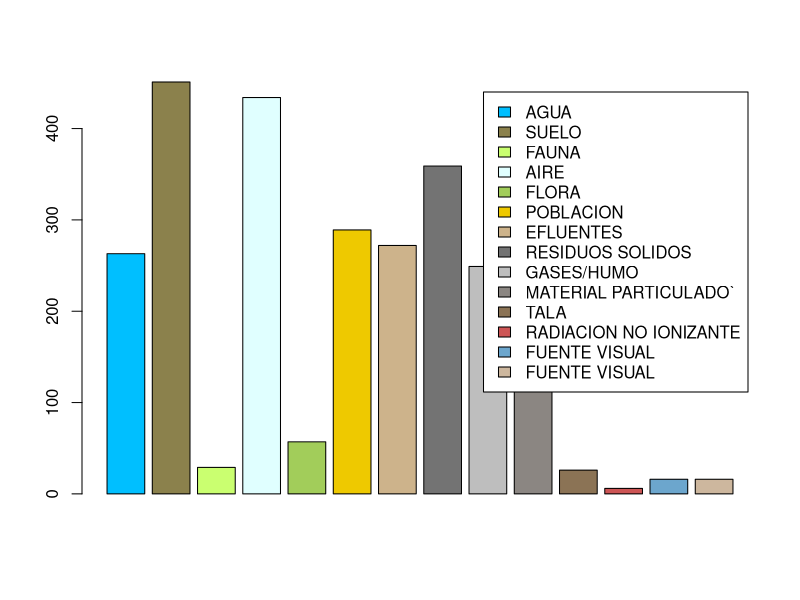
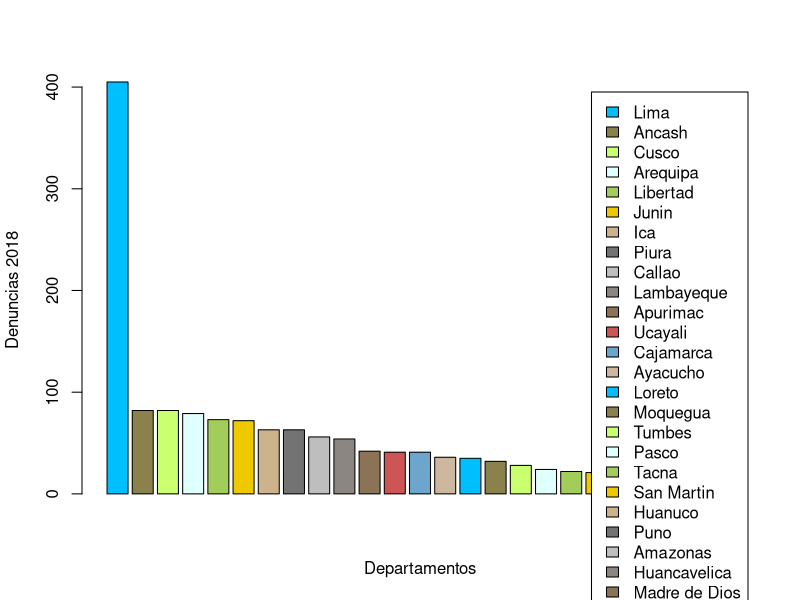
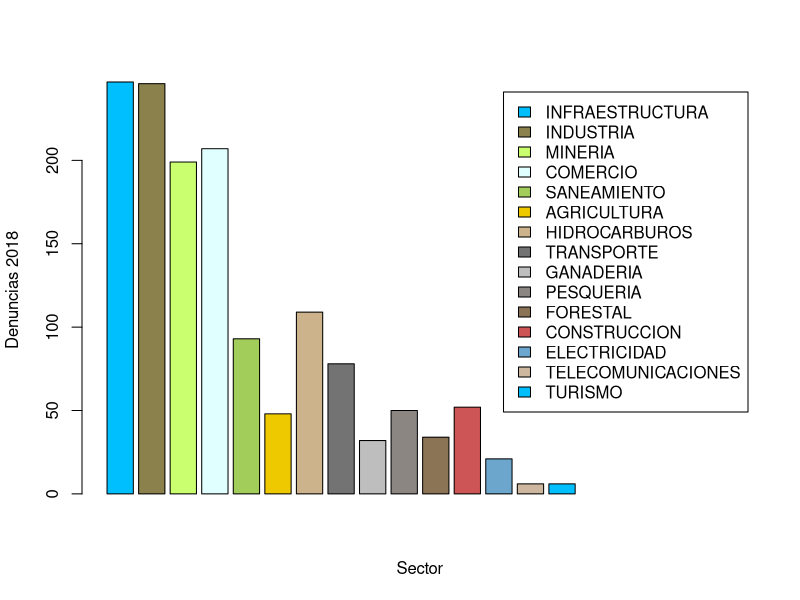
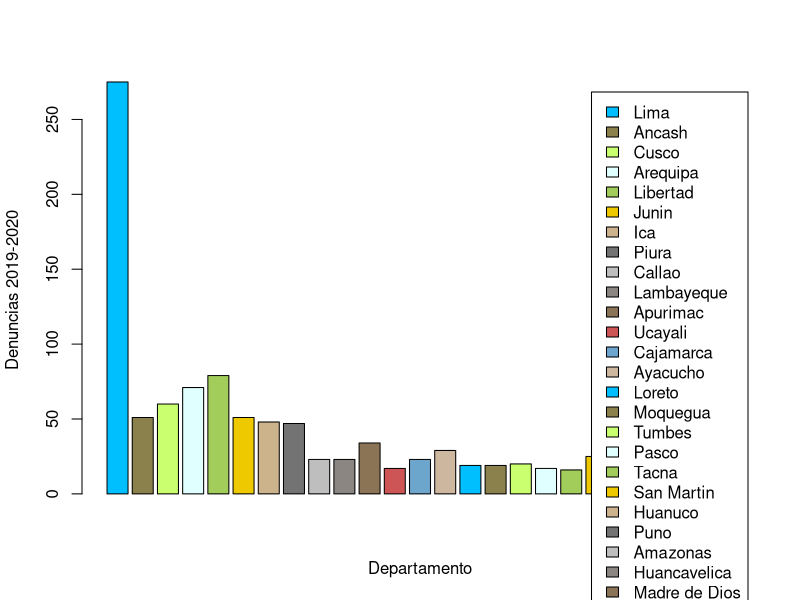
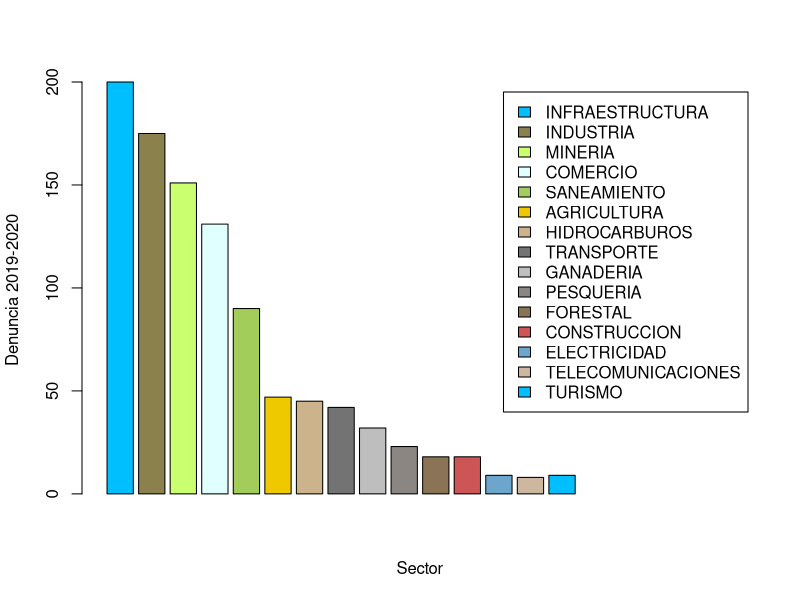
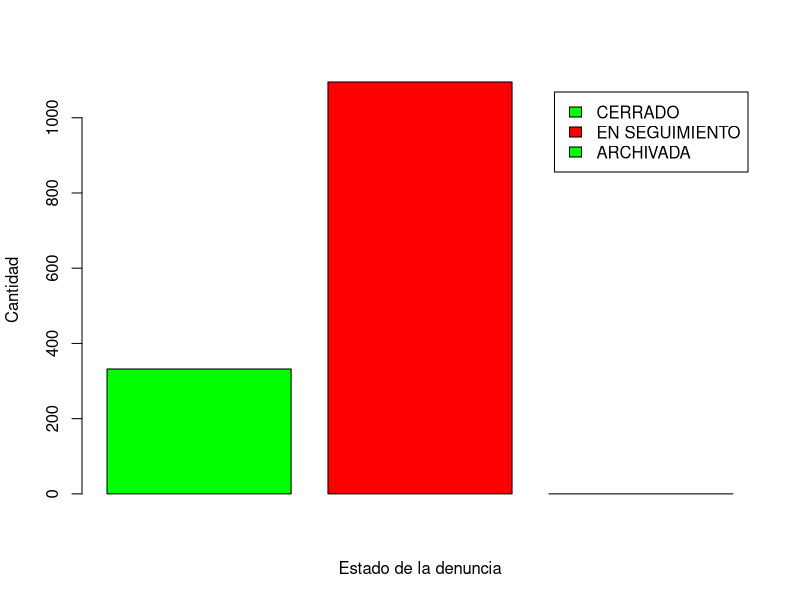
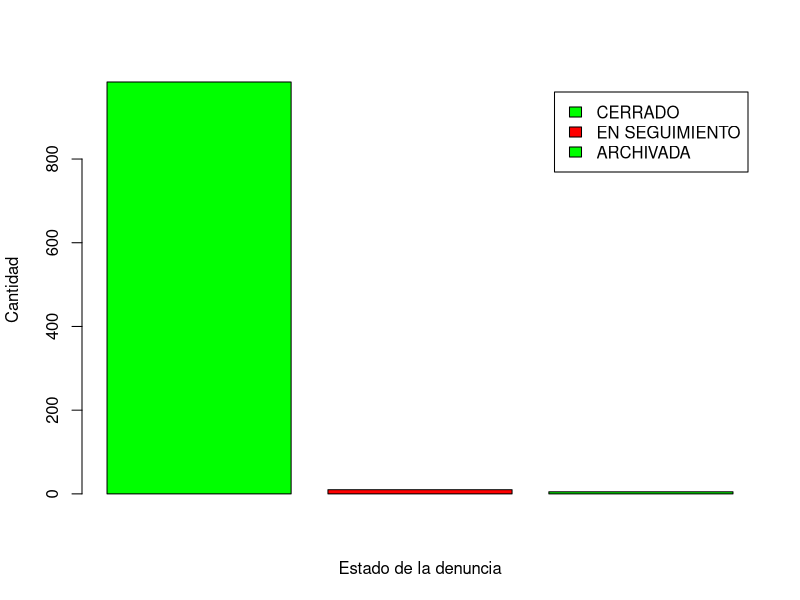
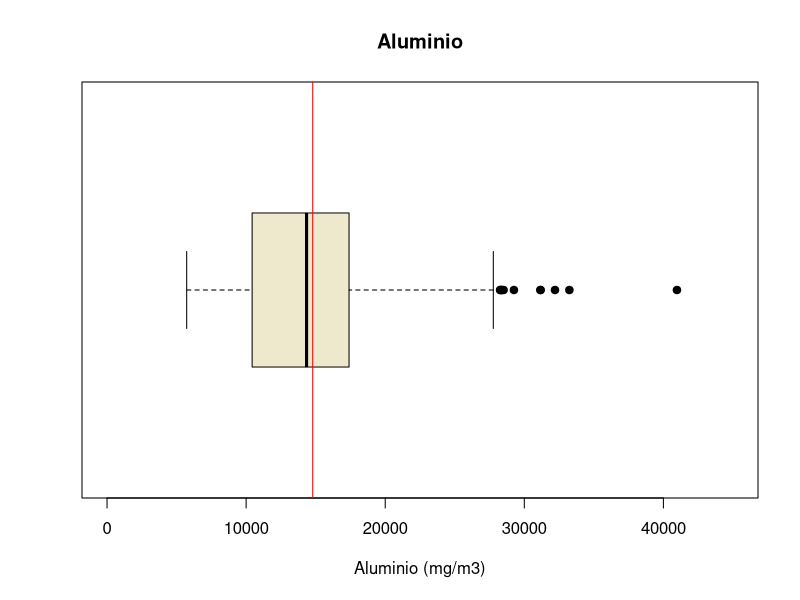

Write R code to recreate these figures, in order.
## ---- chunk 1
rm(list=ls()) 
## ---- chunk 2
library(readr)
library(dplyr)
## ---- chunk 3
DD1920 <- read_csv("Denuncias1920.csv")
DD18 <- read_csv("Denuncias-18.csv")
CAS <- read_csv("CAS.csv")
## ---- chunk 4

Obs <- c("Observaciones","Observaciones incompletas","Datos faltantes", "Variables Totales")
N <- c(nrow(DD18),sum(!complete.cases(DD18)),sum(is.na(DD18)), ncol(DD18) )
OB1 <- data.frame(Obs,N)
OB1
## ---- chunk 5

Obs3 <- c("Observaciones","Observaciones incompletas","Datos faltantes", "Variables Totales")
N3 <- c(nrow(DD1920),sum(!complete.cases(DD1920)),sum(is.na(DD1920)), ncol(DD1920) )
OB3 <- data.frame(Obs3,N3)
OB3
## ---- chunk 6

Obs2 <- c("Observaciones","Observaciones incompletas","Datos faltantes", "Variables Totales")
N2 <- c(nrow(CAS),sum(!complete.cases(CAS)),sum(is.na(CAS)), ncol(CAS))
OB2 <- data.frame(Obs2,N2)
OB2
## ---- chunk 7
Variables <- c("Departamento", "Provincia" ,"Distrito", "Actividad económica","Tipo de contaminacion","ESTE","NORTE","Aluminio",	"Bario")

`Tipo_de_Variable` <- c("Nominal","Nominal","Nominal","Nominal","Nominal","Discretas","Discretas","Discretas","Discretas")
Restricciones <- c("En el Peru","En el Peru", "En el Peru", "Legales","Agua, SUelo, Aire, Fauna","Coordenadas","Coordenadas", " 40973-5726 (ppm)","21.9-989 (ppm)" )

ED <- data.frame(Variables,`Tipo_de_Variable`, Restricciones)
ED
## ---- chunk 8
tipo <- c("AGUA","SUELO","FAUNA","AIRE","FLORA","POBLACION","EFLUENTES","RESIDUOS SOLIDOS","GASES/HUMO","MATERIAL PARTICULADO`","TALA","RADIACION NO IONIZANTE","FUENTE VISUAL","FUENTE VISUAL")

cantidad <- c(sum(DD1920$AGUA),
sum(DD1920$SUELO),sum(DD1920$FAUNA),sum(DD1920$AIRE),
sum(DD1920$FLORA),sum(DD1920$POBLACION),sum(DD1920$EFLUENTES),sum(DD1920$`RESIDUOS SOLIDOS`),sum(DD1920$`GASES/HUMO`),sum(DD1920$`MATERIAL PARTICULADO`),sum(DD1920$TALA),sum(DD1920$`RADIACION NO IONIZANTE`),sum(DD1920$`FUENTE VISUAL`),sum(DD1920$`FUENTE VISUAL`))

colores <- c("deepskyblue1","lightgoldenrod4","darkolivegreen1", "lightcyan","darkolivegreen3","gold2","navajowhite3","gray45","gray","seashell4","burlywood4", "indianred3", "skyblue3", "bisque3")

DDA<-data.frame(tipo, cantidad)
barplot(DDA[1:14,2],legend=c("AGUA","SUELO","FAUNA","AIRE","FLORA","POBLACION","EFLUENTES","RESIDUOS SOLIDOS","GASES/HUMO","MATERIAL PARTICULADO`","TALA","RADIACION NO IONIZANTE","FUENTE VISUAL","FUENTE VISUAL"), col =colores)
## ---- chunk 9
#DEnuncias 2018

DEP18 <- c("Lima","Ancash","Cusco", "Arequipa","Libertad", "Junin","Ica","Piura","Callao","Lambayeque","Apurimac","Ucayali","Cajamarca","Ayacucho","Loreto" ,"Moquegua","Tumbes","Pasco","Tacna","San Martin","Huanuco","Puno","Amazonas","Huancavelica","Madre de Dios")

CAN18 <- c(sum(DD18$DEPARTAMENTO == "LIMA"),sum(DD18$DEPARTAMENTO == "ANCASH"),sum(DD18$DEPARTAMENTO == "CUSCO"),sum(DD18$DEPARTAMENTO == "AREQUIPA"),sum(DD18$DEPARTAMENTO == "LA LIBERTAD"),sum(DD18$DEPARTAMENTO == "JUNIN"),sum(DD18$DEPARTAMENTO == "ICA"),sum(DD18$DEPARTAMENTO == "PIURA"),sum(DD18$DEPARTAMENTO == "CALLAO"),sum(DD18$DEPARTAMENTO == "LAMBAYEQUE"),sum(DD18$DEPARTAMENTO == "APURIMAC"),sum(DD18$DEPARTAMENTO == "UCAYALI"),sum(DD18$DEPARTAMENTO == "CAJAMARCA"),sum(DD18$DEPARTAMENTO == "AYACUCHO"),sum(DD18$DEPARTAMENTO == "LORETO"),sum(DD18$DEPARTAMENTO == "MOQUEGUA"),sum(DD18$DEPARTAMENTO == "TUMBES"),sum(DD18$DEPARTAMENTO == "PASCO"),sum(DD18$DEPARTAMENTO == "TACNA"),sum(DD18$DEPARTAMENTO == "SAN MARTIN"),sum(DD18$DEPARTAMENTO == "HUANUCO"),sum(DD18$DEPARTAMENTO == "PUNO"),sum(DD18$DEPARTAMENTO == "AMAZONAS"),sum(DD18$DEPARTAMENTO == "HUANCAVELICA"),sum(DD18$DEPARTAMENTO == "MADRE DE DIOS"))

Tabla18 <- data.frame(DEP18,CAN18)

barplot(Tabla18[1:25,2],legend=c("Lima","Ancash","Cusco", "Arequipa","Libertad", "Junin","Ica","Piura","Callao","Lambayeque","Apurimac","Ucayali","Cajamarca","Ayacucho","Loreto" ,"Moquegua","Tumbes","Pasco","Tacna","San Martin","Huanuco","Puno","Amazonas","Huancavelica","Madre de Dios"), col=colores,xlab= "Departamentos", ylab="Denuncias 2018")


## ---- chunk 10
#Sector economico 2018
ACTECO18 <- c("INFRAESTRUCTURA","INDUSTRIA", "MINERIA","COMERCIO","SANEAMIENTO","AGRICULTURA","HIDROCARBUROS","TRANSPORTE","GANADERIA","PESQUERIA","FORESTAL","CONSTRUCCION","ELECTRICIDAD","TELECOMUNICACIONES","TURISMO" )

CAN18 <- c(sum(DD18$SECTOR == "INFRAESTRUCTURA"),sum(DD18$SECTOR == "INDUSTRIA"),sum(DD18$SECTOR == "MINERIA"),sum(DD18$SECTOR== "COMERCIO"),sum(DD18$SECTOR == "SANEAMIENTO"),sum(DD18$SECTOR == "AGRICULTURA"),sum(DD18$SECTOR== "HIDROCARBUROS"),sum(DD18$SECTOR == "TRANSPORTE"),sum(DD18$SECTOR == "GANADERIA"),sum(DD18$SECTOR == "PESQUERIA"),sum(DD18$SECTOR== "FORESTAL"),sum(DD18$SECTOR == "CONSTRUCCION"),sum(DD18$SECTOR == "ELECTRICIDAD"),sum(DD18$SECTOR == "TELECOMUNICACIONES"),sum(DD18$SECTOR == "TURISMO"))

tabla18 <- data.frame(ACTECO18,CAN18)

barplot(tabla18[1:20,2], legend= c("INFRAESTRUCTURA","INDUSTRIA", "MINERIA","COMERCIO","SANEAMIENTO","AGRICULTURA","HIDROCARBUROS","TRANSPORTE","GANADERIA","PESQUERIA","FORESTAL","CONSTRUCCION","ELECTRICIDAD","TELECOMUNICACIONES","TURISMO" ), col=colores, xlab ="Sector",ylab="Denuncias 2018")
## ---- chunk 11
#denuncias 2019-2020

DEP1920 <- c("Lima","Ancash","Cusco", "Arequipa","Libertad", "Junin","Ica","Piura","Callao","Lambayeque","Apurimac","Ucayali","Cajamarca","Ayacucho","Loreto" ,"Moquegua","Tumbes","Pasco","Tacna","San Martin","Huanuco","Puno","Amazonas","Huancavelica","Madre de Dios")

CAN1920 <- c(sum(DD1920$DEPARTAMENTO == "LIMA"),sum(DD1920$DEPARTAMENTO == "ANCASH"),sum(DD1920$DEPARTAMENTO == "CUSCO"),sum(DD1920$DEPARTAMENTO == "AREQUIPA"),sum(DD1920$DEPARTAMENTO == "LA LIBERTAD"),sum(DD1920$DEPARTAMENTO == "JUNIN"),sum(DD1920$DEPARTAMENTO == "ICA"),sum(DD1920$DEPARTAMENTO == "PIURA"),sum(DD1920$DEPARTAMENTO == "CALLAO"),sum(DD1920$DEPARTAMENTO == "LAMBAYEQUE"),sum(DD1920$DEPARTAMENTO == "APURIMAC"),sum(DD1920$DEPARTAMENTO == "UCAYALI"),sum(DD1920$DEPARTAMENTO == "CAJAMARCA"),sum(DD1920$DEPARTAMENTO == "AYACUCHO"),sum(DD1920$DEPARTAMENTO == "LORETO"),sum(DD1920$DEPARTAMENTO == "MOQUEGUA"),sum(DD1920$DEPARTAMENTO == "TUMBES"),sum(DD1920$DEPARTAMENTO == "PASCO"),sum(DD1920$DEPARTAMENTO == "TACNA"),sum(DD1920$DEPARTAMENTO == "SAN MARTIN"),sum(DD1920$DEPARTAMENTO == "HUANUCO"),sum(DD1920$DEPARTAMENTO == "PUNO"),sum(DD1920$DEPARTAMENTO == "AMAZONAS"),sum(DD1920$DEPARTAMENTO == "HUANCAVELICA"),sum(DD1920$DEPARTAMENTO == "MADRE DE DIOS"))

Tabla1920 <- data.frame(DEP1920,CAN1920)

barplot(Tabla1920[1:25,2],legend=c("Lima","Ancash","Cusco", "Arequipa","Libertad", "Junin","Ica","Piura","Callao","Lambayeque","Apurimac","Ucayali","Cajamarca","Ayacucho","Loreto" ,"Moquegua","Tumbes","Pasco","Tacna","San Martin","Huanuco","Puno","Amazonas","Huancavelica","Madre de Dios"),col = colores, xlab="Departamento",ylab="Denuncias 2019-2020")

## ---- chunk 12
#Sector economico 2019-2020
ACTECO1920 <- c("INFRAESTRUCTURA","INDUSTRIA", "MINERIA","COMERCIO","SANEAMIENTO","AGRICULTURA","HIDROCARBUROS","TRANSPORTE","GANADERIA","PESQUERIA","FORESTAL","CONSTRUCCION","ELECTRICIDAD","TELECOMUNICACIONES","TURISMO" )

CAN1920 <- c(sum(DD1920$`ACTIVIDAD ECONOMICA` == "INFRAESTRUCTURA"),sum(DD1920$`ACTIVIDAD ECONOMICA` == "INDUSTRIA"),sum(DD1920$`ACTIVIDAD ECONOMICA` == "MINERIA"),sum(DD1920$`ACTIVIDAD ECONOMICA`== "COMERCIO"),sum(DD1920$`ACTIVIDAD ECONOMICA` == "SANEAMIENTO"),sum(DD1920$`ACTIVIDAD ECONOMICA` == "AGRICULTURA"),sum(DD1920$`ACTIVIDAD ECONOMICA`== "HIDROCARBUROS"),sum(DD1920$`ACTIVIDAD ECONOMICA` == "TRANSPORTE"),sum(DD1920$`ACTIVIDAD ECONOMICA` == "GANADERIA"),sum(DD1920$`ACTIVIDAD ECONOMICA` == "PESQUERIA"),sum(DD1920$`ACTIVIDAD ECONOMICA`== "FORESTAL"),sum(DD1920$`ACTIVIDAD ECONOMICA` == "CONSTRUCCION"),sum(DD1920$`ACTIVIDAD ECONOMICA` == "ELECTRICIDAD"),sum(DD1920$`ACTIVIDAD ECONOMICA` == "TELECOMUNICACIONES"),sum(DD1920$`ACTIVIDAD ECONOMICA` == "TURISMO"))

tabla1920 <- data.frame(ACTECO1920,CAN1920)

barplot(tabla1920[1:20,2], legend= c("INFRAESTRUCTURA","INDUSTRIA", "MINERIA","COMERCIO","SANEAMIENTO","AGRICULTURA","HIDROCARBUROS","TRANSPORTE","GANADERIA","PESQUERIA","FORESTAL","CONSTRUCCION","ELECTRICIDAD","TELECOMUNICACIONES","TURISMO" ), col= colores,xlab="Sector", ylab="Denuncia 2019-2020")
## ---- chunk 13
estado <- c("Cerrado", "En Seguimiento", "Archivada")

cantidad_d <- c(sum(DD18$ESTADO == "CERRADA"),sum(DD18$ESTADO == "EN SEGUIMIENTO"),sum(DD18$ESTADO=="ARCHIVDA "))

color <- c("green", "red")

DDS<-data.frame(estado, cantidad_d)

barplot(DDS[1:3,2], legend = c("CERRADO", "EN SEGUIMIENTO","ARCHIVADA"), col = color, xlab = "Estado de la denuncia", ylab = "Cantidad")
## ---- chunk 14
estado_19 <- c("Cerrado", "En Seguimiento","Archivado")

cantidad_d_19 <- c(sum(DD1920$ESTADO == "CERRADA"),sum(DD1920$ESTADO == "EN SEGUIMIENTO"),sum(DD1920$ESTADO == "ARCHIVADA"))

color <- c("green", "red")

DDS_19<-data.frame(estado_19, cantidad_d_19)

barplot(DDS_19[1:3,2], legend = c("CERRADO", "EN SEGUIMIENTO", "ARCHIVADA"), col = color, xlab = "Estado de la denuncia", ylab = "Cantidad")
## ---- chunk 15
boxplot(CAS$Aluminio, horizontal = TRUE, main = "Aluminio", col="cornsilk2", xlab= "Aluminio (mg/m3)",pch= 19, ylim=c(0,45000) )
abline(v = mean(CAS$Aluminio, na.rm = TRUE, ), col = "red")
mean(CAS$Aluminio, na.rm=TRUE, col="red")
median(CAS$Aluminio, na.rm=TRUE)
## ---- chunk 16

a <-sum(CAS$Cromo > 1 & CAS$Cromo < 1500, na.rm =TRUE)
b <- sum(CAS$Níquel > 1 & CAS$Níquel < 1500, na.rm=TRUE)
c <-sum(CAS$Plomo > 1 & CAS$Plomo < 1500)
d <- sum(CAS$Zinc > 1 & CAS$Zinc < 1500,na.rm=TRUE)
e <- c(a,b,c,d)
f <- c("Cromo","Níquel","Plomo","Zinc")
COMS <- data.frame(f,e)
COMS
## ---- chunk 17
z <- sum(CAS$Cobre > 0.1 & CAS$Cobre < 250, na.rm=TRUE)
x <- sum(CAS$Cobalto > 0.1 & CAS$Cobalto < 250, na.rm=TRUE)
y <- sum(CAS$Arsénico > 0.1 & CAS$Arsénico < 250, na.rm=TRUE)
m <- c(z,y,y)
s <- c("Cobre","Cobalto","Asénico")
COM2 <- data.frame(s,m)
COM2
